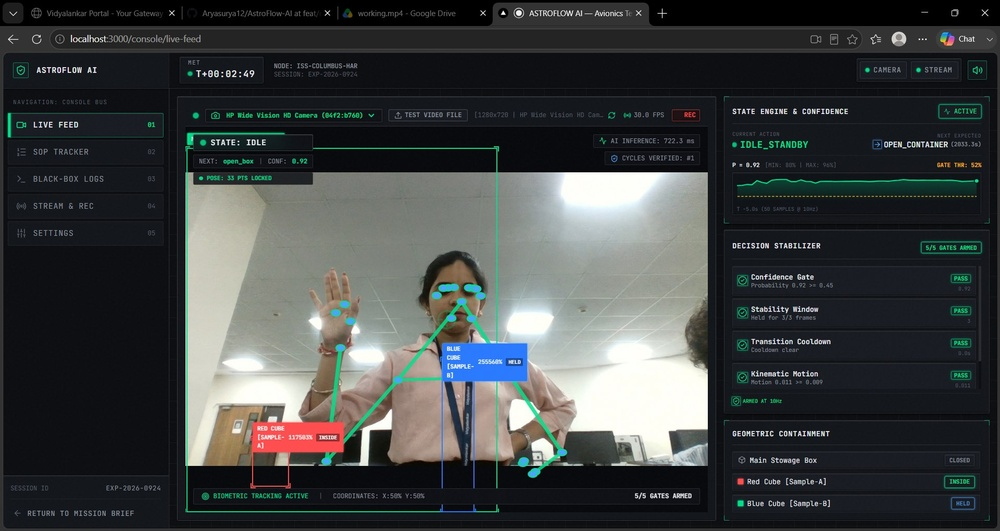
#> input picture assets/page1.jpg, 1000 x 531 px, shrunk from 1920 x 1020 before the run; its folder holds only this picture in this run
$ python -i feature_utils.py   (imports and definitions only)
#> lines starting #> are read from the running program, lines starting #| are printed output that depends on the picture; after the words box and inside, x2 and y2 are one past the last pixel; in counts of white or black regions, pixels touching at a corner belong together
#> further down, picture is the input picture: shape (531, 1000, 3); mean B, G, R 65.6, 65.3, 61.9
import numpy as np
import cv2

# ==============================================================================
# LABELS (7 classes — matching pose_extract.py / pose_extract_advanced.py)
# ==============================================================================
LABELS = [
    "idle",
    "open_box",
    "pick_red",
    "place_red_out",
    "pick_blue",
    "place_blue_in",
    "close_box"
]

# ==============================================================================
# NORMALIZATION HELPERS
# ==============================================================================

# [33 lines left out: functions normalize_pose, normalize_hand, not called in this run]


# ==============================================================================
# COLOR OBJECT DETECTION (HSV-based)
# ==============================================================================

def detect_color_objects(frame):
    """
    Detects red and blue objects via HSV thresholding.

    Returns:
        dict: e.g. {"red": {"center": (cx, cy), "area": float, "box": (x,y,w,h)},
                     "blue": {"center": (cx, cy), "area": float, "box": (x,y,w,h)}}
    """
    hsv = cv2.cvtColor(frame, cv2.COLOR_BGR2HSV)
#> hsv: shape (531, 1000, 3); mean H, S, V 80.8, 57.4, 70.7
    detections = {}

    # --- RED (wraps around H=0, so two ranges) ---
    mask_red1 = cv2.inRange(hsv, np.array([0, 100, 80]), np.array([10, 255, 255]))
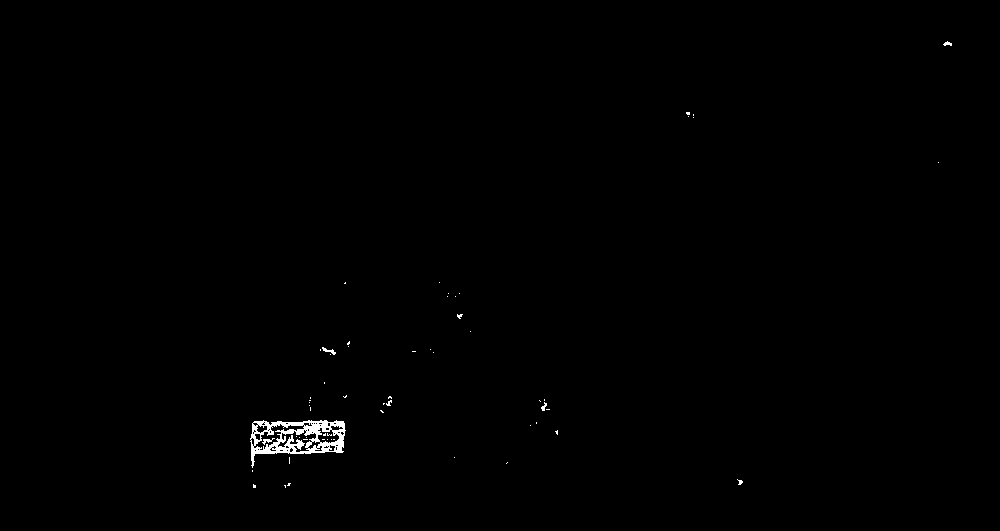
#> mask_red1: shape (531, 1000); 0.42% white; 60 white regions (54 under 20 px), largest, box (x1, y1, x2, y2) and area: (250, 420, 346, 468) 1863, (322, 347, 336, 355) 42, (262, 438, 275, 445) 35, (943, 41, 952, 46) 27, (541, 402, 547, 411) 27, (386, 400, 392, 406) 20
    mask_red2 = cv2.inRange(hsv, np.array([160, 100, 80]), np.array([180, 255, 255]))
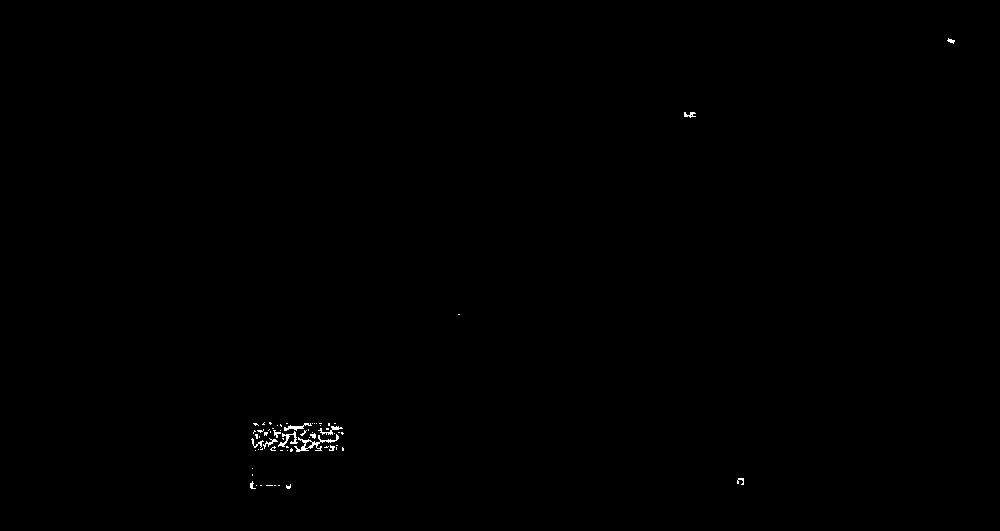
#> mask_red2: shape (531, 1000); 0.18% white in thin lines or dots, all inside (x1, y1, x2, y2) = (250, 38, 955, 489)
    mask_red = mask_red1 | mask_red2
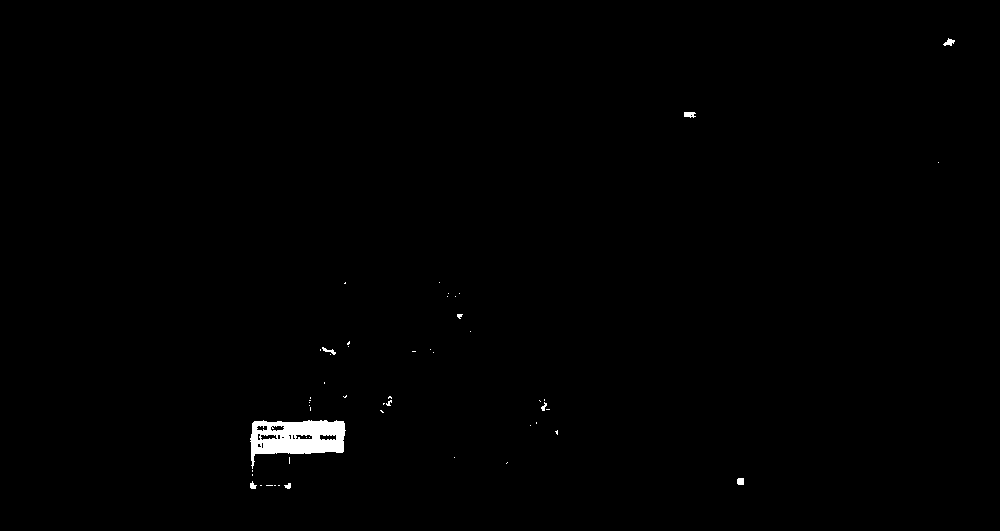
#> mask_red: shape (531, 1000); 0.6% white; 52 white regions (42 under 20 px), largest, box (x1, y1, x2, y2) and area: (250, 420, 346, 469) 2733, (684, 112, 696, 118) 56, (943, 38, 955, 46) 52

    # --- BLUE ---
    mask_blue = cv2.inRange(hsv, np.array([100, 100, 60]), np.array([130, 255, 255]))
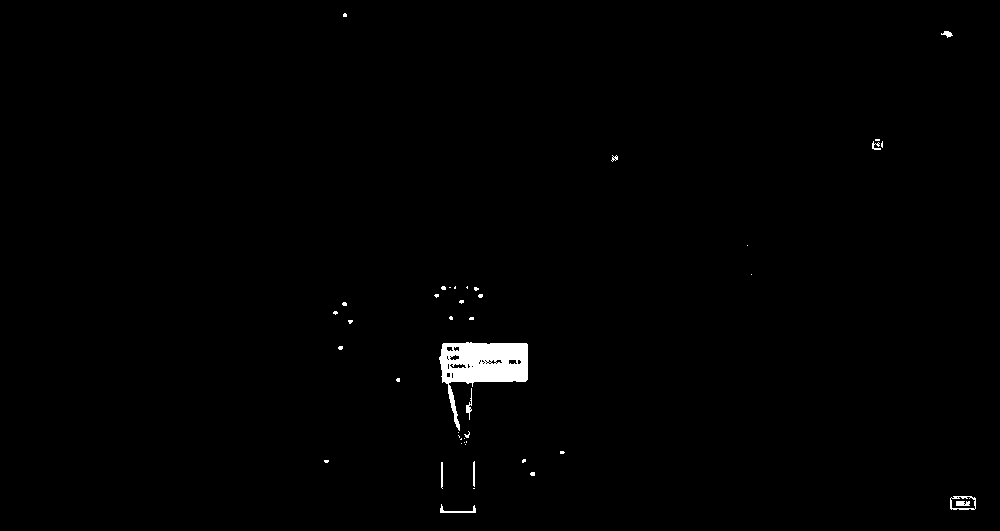
#> mask_blue: shape (531, 1000); 0.8% white; 44 white regions (34 under 20 px), largest, box (x1, y1, x2, y2) and area: (439, 342, 528, 431) 3369, (950, 496, 976, 510) 129, (440, 504, 476, 513) 102

    for color_name, mask in [("red", mask_red), ("blue", mask_blue)]:
        # Clean up noise
        kernel = cv2.getStructuringElement(cv2.MORPH_ELLIPSE, (7, 7))
        mask = cv2.morphologyEx(mask, cv2.MORPH_OPEN, kernel)
        mask = cv2.morphologyEx(mask, cv2.MORPH_CLOSE, kernel)

        contours, _ = cv2.findContours(mask, cv2.RETR_EXTERNAL, cv2.CHAIN_APPROX_SIMPLE)
        if contours:
            largest = max(contours, key=cv2.contourArea)
            area = cv2.contourArea(largest)
            if area > 500:  # minimum area threshold
                x, y, w, h = cv2.boundingRect(largest)
                cx = x + w // 2
                cy = y + h // 2
                detections[color_name] = {
                    "center": (cx, cy),
                    "area": area,
                    "box": (x, y, w, h)
                }
#> this loop made 2 passes
#> (color_name, area, x, y, w, h, cx, cy) on passes 1 to 2: ('red', 2616, 251, 420, 94, 35, 298, 437), ('blue', 2979.5, 439, 342, 89, 42, 483, 363)
#> pass 1, in detect_color_objects, `mask = cv2.morphologyEx(mask, cv2.MORPH_OPEN, kernel)`:
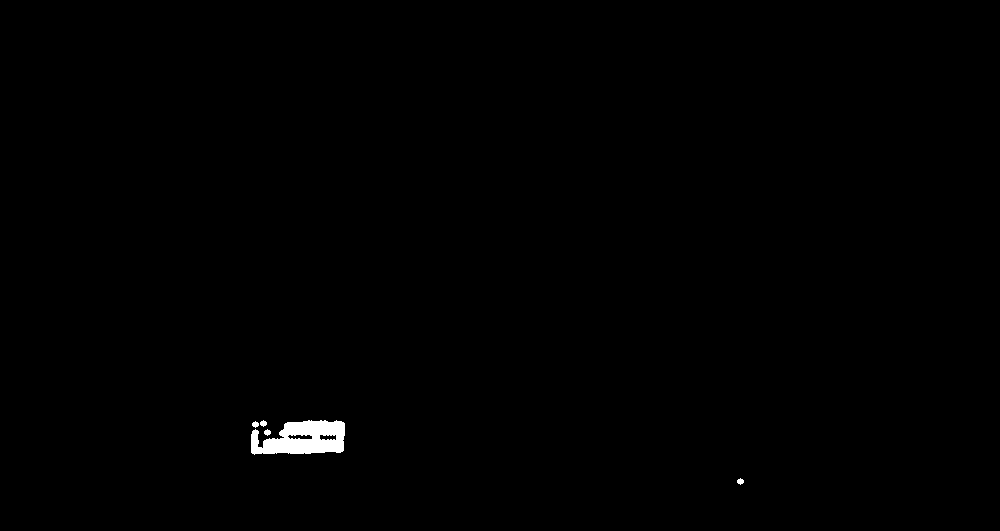
#> mask: shape (531, 1000); 0.46% white; 5 white regions, box (x1, y1, x2, y2) and area: (251, 420, 345, 455) 2322, (252, 421, 259, 428) 33, (260, 420, 267, 427) 33, (264, 429, 271, 436) 33, (737, 478, 744, 485) 33
#> pass 2, in detect_color_objects, `mask = cv2.morphologyEx(mask, cv2.MORPH_OPEN, kernel)`:
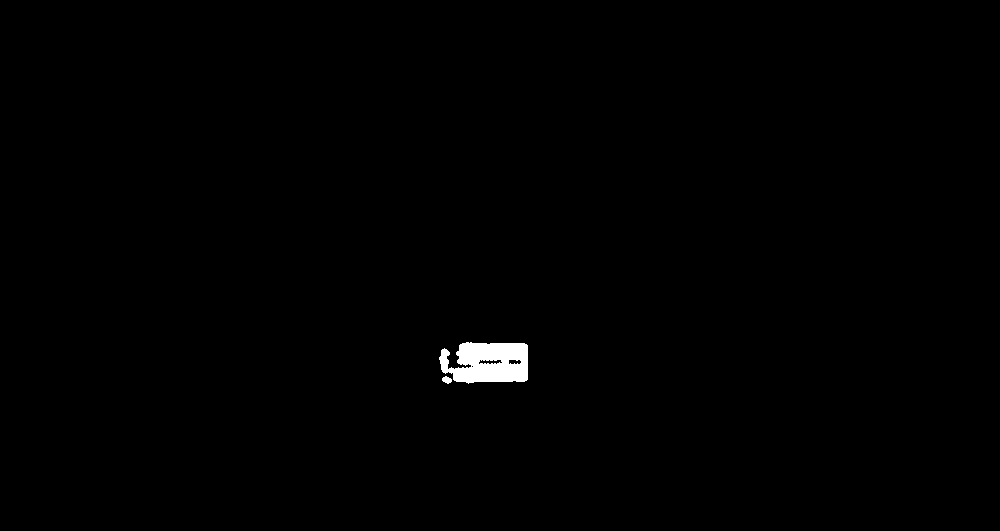
#> mask: shape (531, 1000); 0.55% white; 2 white regions, box (x1, y1, x2, y2) and area: (439, 342, 528, 384) 2864, (442, 376, 452, 384) 54
#> after the loop, detections = 2 items

    return detections


# ==============================================================================
# OBJECT FEATURES (6-dim)
# ==============================================================================

# [52 lines left out: functions extract_object_features, extract_distance_features, not called in this run]


# ==============================================================================
# FULL FEATURE EXTRACTION (320-dim with velocity)
# ==============================================================================

# Internal state for velocity computation
_prev_base_feat = None


# [129 lines left out: functions reset_velocity_state, extract_full_features, pad_old_features, resample_sequence, not called in this run]

>>> import cv2
>>> picture = cv2.imread('assets/page1.jpg')
>>> result = detect_color_objects(picture)
#> result = 2 items
